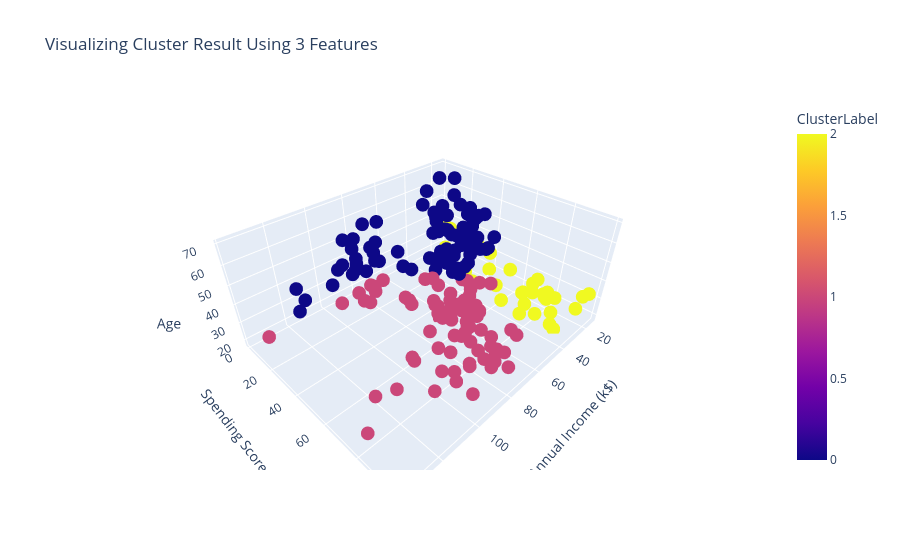

Notebook code for this chart:
### Markdown cell above
## 3D Cluster Visualization

Adding Age as a third dimension to the scatter plot provides a richer view of how the segments differ across all three features simultaneously. While the K-Means model was trained on Income and Spending Score, overlaying Age reveals whether the clusters also map onto distinct life stages, which has direct implications for how each segment should be approached in a marketing context.

### Code cell
fig = px.scatter_3d(customer_df, x="Annual Income (k$)",
                    y="Spending Score (1-100)", z="Age", color="ClusterLabel", height=550,
                   title = "Visualizing Cluster Result Using 3 Features")
fig.show()

### Figure 1 — Plotly figure (JSON) as saved in the notebook; plotly's stock layout.template omitted (floating-point values rounded to 4 significant figures; data arrays with more than 128 entries replaced by an {"elided": "..."} marker saying what was removed)
{"data": [{"hovertemplate": "Annual Income (k$)=%{x}<br>Spending Score (1-100)=%{y}<br>Age=%{z}<br>ClusterLabel=%{marker.color}<extra></extra>", "legendgroup": "", "marker": {"color": {"elided": "200 int values"}, "coloraxis": "coloraxis", "symbol": "circle"}, "mode": "markers", "name": "", "scene": "scene", "showlegend": false, "type": "scatter3d", "x": {"elided": "200 int values"}, "y": {"elided": "200 int values"}, "z": {"elided": "200 int values"}}], "layout": {"coloraxis": {"colorbar": {"title": {"text": "ClusterLabel"}}, "colorscale": [[0.0, "#0d0887"], [0.1111, "#46039f"], [0.2222, "#7201a8"], [0.3333, "#9c179e"], [0.4444, "#bd3786"], [0.5556, "#d8576b"], [0.6667, "#ed7953"], [0.7778, "#fb9f3a"], [0.8889, "#fdca26"], [1.0, "#f0f921"]]}, "height": 550, "legend": {"tracegroupgap": 0}, "scene": {"domain": {"x": [0.0, 1.0], "y": [0.0, 1.0]}, "xaxis": {"title": {"text": "Annual Income (k$)"}}, "yaxis": {"title": {"text": "Spending Score (1-100)"}}, "zaxis": {"title": {"text": "Age"}}}, "title": {"text": "Visualizing Cluster Result Using 3 Features"}}}
